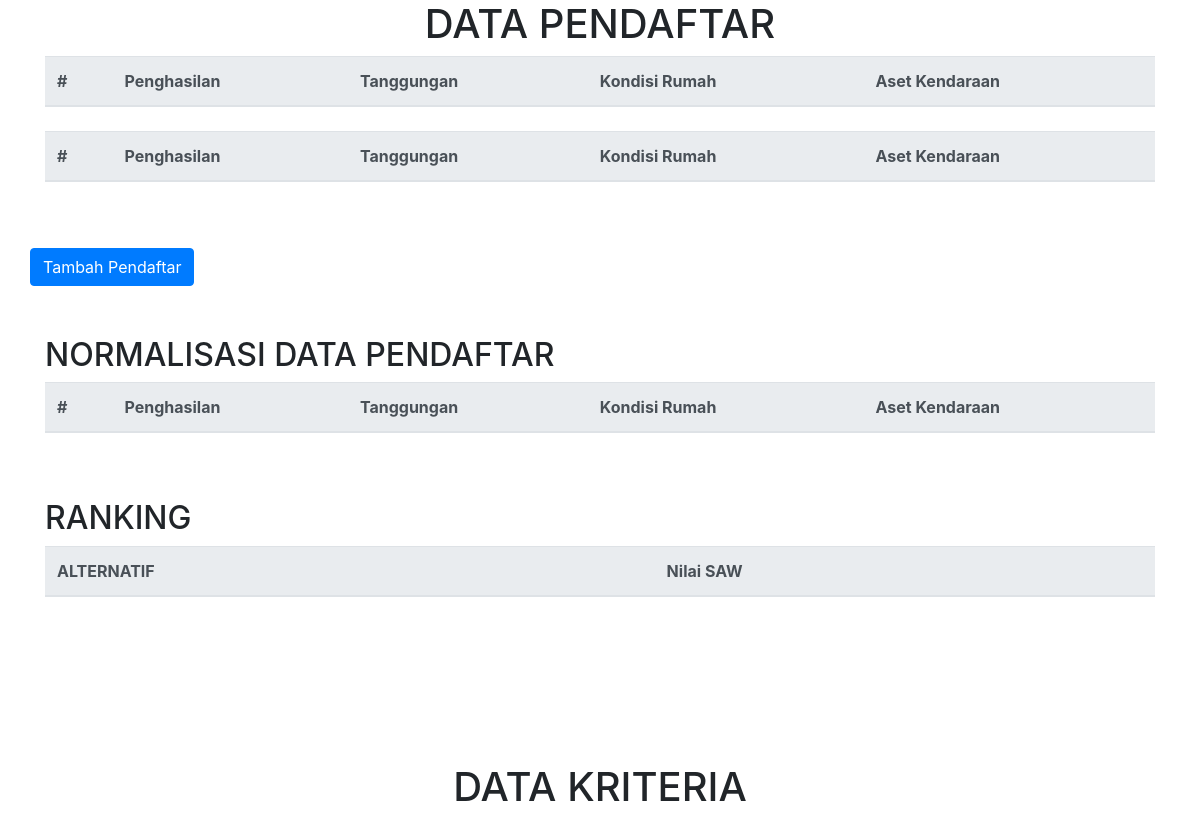
Before: / (upper part) with the older database file.
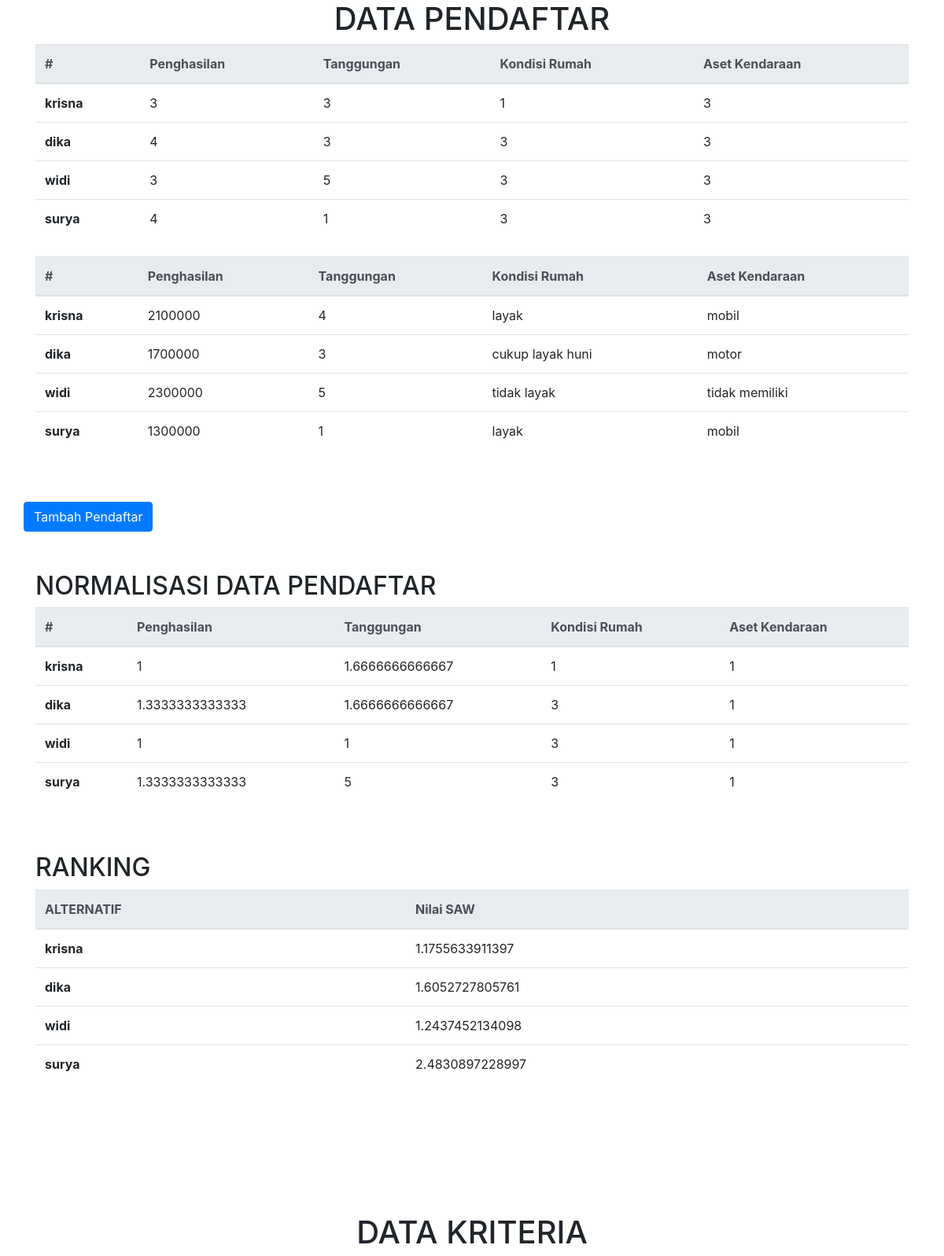
After: the same page with the newer database file.
### tables this page shows
CREATE TABLE `tbl_parameter` (
  `id_parameter` int(11) NOT NULL,
  `parameter` varchar(50) NOT NULL
);

CREATE TABLE `tbl_pendaftar` (
  `id_pendaftar` int(11) NOT NULL,
  `nama_pendaftar` varchar(50) NOT NULL
);

CREATE TABLE `tbl_ranking` (
  `id_ranking` int(11) NOT NULL,
  `id_pendaftar` int(11) NOT NULL,
  `id_parameter` int(11) NOT NULL,
  `bobot_pendaftar` int(11) NOT NULL,
  `tertulis` varchar(50) NOT NULL
);

### index.php (the view, shortened to what this page needs)
<?php
	include "koneksi.php";
?>
<!doctype html>
<html lang="en">
  <head>
    <link rel="stylesheet" href="https://stackpath.bootstrapcdn.com/bootstrap/4.2.1/css/bootstrap.min.css">
  </head>
  <body>
  	<div class="container">
		<div class="row" >
			<div class="col-md-12">
				<h1 align="center">DATA PENDAFTAR </h1>
				<?php include "ranking.php"?>
			</div>
		</div>
		<div class="row" style="margin-bottom:50px;">
			<div class="col-md-12">
				<?php include "ranking_tertulis.php"?>
			</div>
		</div>
		<div class="row" style="margin-bottom:50px;" align="center">
			<button type="button" class="btn btn-primary" data-toggle="modal" data-target="#ModalPendaftar" >
				Tambah Pendaftar
			</button>
		</div>
		<div class="row" style="margin-bottom:50px;" >
			<div class="col-md-12">
				<h2> NORMALISASI DATA PENDAFTAR</h2>
				<?php include "normalisasi.php"?>
			</div>
		</div>
		<div class="row" style="margin-bottom:150px">
			<div class="col-md-12">
			<h2>RANKING </h2>
				<?php include "perankingan.php"?>
			</div>
		</div>
	<h1 align="center"> DATA KRITERIA</h1>
	</div>
 </body>
</html>

### ranking.php (shortened to what this page needs)
 <table class="table">
  <thead class="thead-light">
		<th>#</th>
	<?php
		$sql1 = "SELECT * FROM tbl_parameter";
		$result = mysqli_query($conn, $sql1);
		if (mysqli_num_rows($result) > 0) {
			while($row = mysqli_fetch_array($result)) {
	?>
	  <th scope="col"><?=$row['parameter']?></th>
	<?php
			}
		}
	?>
  </thead>
		<?php
			$sql1 = "SELECT * FROM tbl_pendaftar";
			$resultPend = mysqli_query($conn, $sql1);
			while($rowPend = mysqli_fetch_array($resultPend)) {
				$id_pendaftar = $rowPend['id_pendaftar'];
				$nama = $rowPend['nama_pendaftar'];
			?>
			<tr scope="row">
			<td><b><?=$nama?></b></td>
			<?php
				$sql2 = "SELECT * FROM tbl_parameter";
				$resultY = mysqli_query($conn, $sql2);
				while($rowY = mysqli_fetch_array($resultY)) {
					$id_parameterY = $rowY['id_parameter'];
					$sql9 = "SELECT *, rk.bobot_pendaftar as bbt FROM tbl_ranking rk
							where rk.id_pendaftar = $id_pendaftar && rk.id_parameter = $id_parameterY ";
					$resultBbt = mysqli_query($conn, $sql9);
					$bbt = mysqli_fetch_array($resultBbt);
					if (!empty($bbt)) {
						echo "<td>".$bbt['bbt']."</td>";
					}else{
							echo "<td></td>";
						}
				}
		?>
			</tr>
		<?php
			}
		?>
</table>

### ranking_tertulis.php (shortened to what this page needs)
 <table class="table">
  <thead class="thead-light">
		<th>#</th>
	<?php
		$sql1 = "SELECT * FROM tbl_parameter";
		$result = mysqli_query($conn, $sql1);
		if (mysqli_num_rows($result) > 0) {
			while($row = mysqli_fetch_array($result)) {
	?>
	  <th scope="col"><?=$row['parameter']?></th>
	<?php
			}
		}
	?>
  </thead>
		<?php
			$sql1 = "SELECT * FROM tbl_pendaftar";
			$resultPend = mysqli_query($conn, $sql1);
			while($rowPend = mysqli_fetch_array($resultPend)) {
				$id_pendaftar = $rowPend['id_pendaftar'];
				$nama = $rowPend['nama_pendaftar'];
			?>
			<tr scope="row">
			<td><b><?=$nama?></b></td>
			<?php
				$sql2 = "SELECT * FROM tbl_parameter";
				$resultY = mysqli_query($conn, $sql2);
				while($rowY = mysqli_fetch_array($resultY)) {
					$id_parameterY = $rowY['id_parameter'];
					$sql9 = "SELECT *, rk.bobot_pendaftar as bbt FROM tbl_ranking rk
							where rk.id_pendaftar = $id_pendaftar && rk.id_parameter = $id_parameterY ";
					$resultBbt = mysqli_query($conn, $sql9);
					$bbt = mysqli_fetch_array($resultBbt);
					if (!empty($bbt)) {
						echo "<td>".$bbt['tertulis']."</td>";
					}else{
							echo "<td></td>";
						}
				}
		?>
			</tr>
		<?php
			}
		?>
</table>

### normalisasi.php (shortened to what this page needs)
 <table class="table">
  <thead class="thead-light">
		<th>#</th>
	<?php
		$sql1 = "SELECT * FROM tbl_parameter";
		$result = mysqli_query($conn, $sql1);
		if (mysqli_num_rows($result) > 0) {
			while($row = mysqli_fetch_array($result)) {
	?>
	  <th scope="col"><?=$row['parameter']?></th>
	<?php
			}
		}
	?>
  </thead>
		<?php
			$sql1 = "SELECT * FROM tbl_pendaftar";
			$resultPend = mysqli_query($conn, $sql1);
			while($rowPend = mysqli_fetch_array($resultPend)) {
				$id_pendaftar = $rowPend['id_pendaftar'];
				$nama = $rowPend['nama_pendaftar'];
			?>
			<tr scope="row">
			<td><b><?=$nama?></b></td>
			<?php
				$sql2 = "SELECT * FROM tbl_parameter";
				$resultY = mysqli_query($conn, $sql2);
				while($rowY = mysqli_fetch_array($resultY)) {
					$id_parameterY = $rowY['id_parameter'];
					$sql9 = "SELECT *, rk.bobot_pendaftar as bbt FROM tbl_ranking rk
							where rk.id_pendaftar = $id_pendaftar && rk.id_parameter = $id_parameterY ";
					$resultBbt = mysqli_query($conn, $sql9);
					$bbt = mysqli_fetch_array($resultBbt);
					if (!empty($bbt)) {
						if($bbt['id_parameter']=='4'){
							$sql10 = "select max(bobot_pendaftar) as acuan from tbl_ranking where id_parameter = $id_parameterY";
							$resultBbt10 = mysqli_query($conn, $sql10);
							$nor = mysqli_fetch_array($resultBbt10);
							$acuan = $nor['acuan'];
							$normalisasi=$acuan/$bbt['bbt'];
						}else {
							$sql10 = "select min(bobot_pendaftar) as acuan from tbl_ranking where id_parameter = $id_parameterY";
							$resultBbt10 = mysqli_query($conn, $sql10);
							$nor = mysqli_fetch_array($resultBbt10);
							$acuan=$nor['acuan'];
							$normalisasi=$bbt['bbt']/$acuan;
						}
						echo "<td>".$normalisasi."</td>";
					}else{
							echo "<td></td>";
						}
				}
		?>
			</tr>
		<?php
			}
		?>
</table>

### perankingan.php (shortened to what this page needs)
	<?php
			$sql1 = "SELECT * FROM tbl_parameter";
			$resultX = mysqli_query($conn, $sql1);
			$i=0;
			while($rowX = mysqli_fetch_array($resultX)) {
				$id_parameterX = $rowX['id_parameter'];
				$sql2 = "SELECT * FROM tbl_parameter";
				$resultY = mysqli_query($conn, $sql2);
				$jumlah_baris = 0;
				while($rowY = mysqli_fetch_array($resultY)) {
					$id_parameterY = $rowY['id_parameter'];
					$sql3 = "SELECT *, pmY.parameter as prmY FROM tbl_pembobotan pb
							inner join tbl_parameter pmY on pb.parameterY=pmY.id_parameter
							where pb.parameterX = $id_parameterX && pb.parameterY = $id_parameterY ";
					$resultBbt = mysqli_query($conn, $sql3);
					$bbt = mysqli_fetch_array($resultBbt);
					if (!empty($bbt)) {
						$sql4 = "SELECT sum(bobot) as jml FROM `tbl_pembobotan` WHERE parameterY=$id_parameterY GROUP BY (parameterY)";
						$resultJml = mysqli_query($conn, $sql4);
						$Jml = mysqli_fetch_array($resultJml);
						$jumlah_parameter=$bbt['bobot']/$Jml['jml'];
						$jumlah_baris = $jumlah_baris+$jumlah_parameter;
					}
				}
				$sql5 = "SELECT * FROM tbl_parameter";
				$resultCount = mysqli_query($conn, $sql5);
				$ratarataCount=mysqli_num_rows($resultCount);
				$ratarata=$jumlah_baris/$ratarataCount;
					$p[$i] = $ratarata;
					$i++;
			}
		?>
 <table class="table">
  <thead class="thead-light">
		<th>ALTERNATIF</th>
		<th scope="col">Nilai SAW</th>
  </thead>
		<?php
			$sql1 = "SELECT * FROM tbl_pendaftar";
			$resultPend = mysqli_query($conn, $sql1);
			while($rowPend = mysqli_fetch_array($resultPend)) {
				$id_pendaftar = $rowPend['id_pendaftar'];
				$nama = $rowPend['nama_pendaftar'];
			?>
			<tr scope="row">
			<td><b><?=$nama?></b></td>
			<?php
				$sql2 = "SELECT * FROM tbl_parameter";
				$resultY = mysqli_query($conn, $sql2);
				$saw = 0;
				$x = 0;
				while($rowY = mysqli_fetch_array($resultY)) {
					$id_parameterY = $rowY['id_parameter'];
					$sql9 = "SELECT *, rk.bobot_pendaftar as bbt FROM tbl_ranking rk
							where rk.id_pendaftar = $id_pendaftar && rk.id_parameter = $id_parameterY ";
					$resultBbt = mysqli_query($conn, $sql9);
					$bbt = mysqli_fetch_array($resultBbt);
					if (!empty($bbt)) {
						if($bbt['id_parameter']=='4'){
							$sql10 = "select max(bobot_pendaftar) as acuan from tbl_ranking where id_parameter = $id_parameterY";
							$resultBbt10 = mysqli_query($conn, $sql10);
							$nor = mysqli_fetch_array($resultBbt10);
							$acuan = $nor['acuan'];
							$normalisasi=$acuan/$bbt['bbt'];
						}else {
							$sql10 = "select min(bobot_pendaftar) as acuan from tbl_ranking where id_parameter = $id_parameterY";
							$resultBbt10 = mysqli_query($conn, $sql10);
							$nor = mysqli_fetch_array($resultBbt10);
							$acuan=$nor['acuan'];
							$normalisasi=$bbt['bbt']/$acuan;
						}
						$saw = $saw+($normalisasi*$p[$x]);
						$x++;
					}
				}
		?>
			<td><?=$saw?></td>
			</tr>
		<?php
			}
		?>
</table>

Changed rows visible on the page:
added tbl_pendaftar: nama_pendaftar "krisna", saw "1.1755633911397", tbl_parameter (tbl_ranking.bobot_pendaftar "3", tbl_ranking.tertulis "2100000", normalisasi "1"), tbl_parameter (tbl_ranking.bobot_pendaftar "3", tbl_ranking.tertulis "4", normalisasi "1.6666666666667"), tbl_parameter (tbl_ranking.bobot_pendaftar "1", tbl_ranking.tertulis "layak"), tbl_parameter (tbl_ranking.bobot_pendaftar "3", tbl_ranking.tertulis "mobil", normalisasi "1")
added tbl_pendaftar: nama_pendaftar "dika", saw "1.6052727805761", tbl_parameter (tbl_ranking.bobot_pendaftar "4", tbl_ranking.tertulis "1700000", normalisasi "1.3333333333333"), tbl_parameter (tbl_ranking.bobot_pendaftar "3", tbl_ranking.tertulis "3", normalisasi "1.6666666666667"), tbl_parameter (tbl_ranking.bobot_pendaftar "3", tbl_ranking.tertulis "cukup layak huni"), tbl_parameter (tbl_ranking.bobot_pendaftar "3", tbl_ranking.tertulis "motor", normalisasi "1")
added tbl_pendaftar: nama_pendaftar "widi", saw "1.2437452134098", tbl_parameter (tbl_ranking.bobot_pendaftar "3", tbl_ranking.tertulis "2300000", normalisasi "1"), tbl_parameter (tbl_ranking.bobot_pendaftar "5", tbl_ranking.tertulis "5", normalisasi "1"), tbl_parameter (tbl_ranking.bobot_pendaftar "3", tbl_ranking.tertulis "tidak layak"), tbl_parameter (tbl_ranking.bobot_pendaftar "3", tbl_ranking.tertulis "tidak memiliki", normalisasi "1")
added tbl_pendaftar: nama_pendaftar "surya", saw "2.4830897228997", tbl_parameter (tbl_ranking.bobot_pendaftar "4", tbl_ranking.tertulis "1300000", normalisasi "1.3333333333333"), tbl_parameter (tbl_ranking.bobot_pendaftar "1", tbl_ranking.tertulis "1", normalisasi "5"), tbl_parameter (tbl_ranking.bobot_pendaftar "3", tbl_ranking.tertulis "layak"), tbl_parameter (tbl_ranking.bobot_pendaftar "3", tbl_ranking.tertulis "mobil", normalisasi "1")
